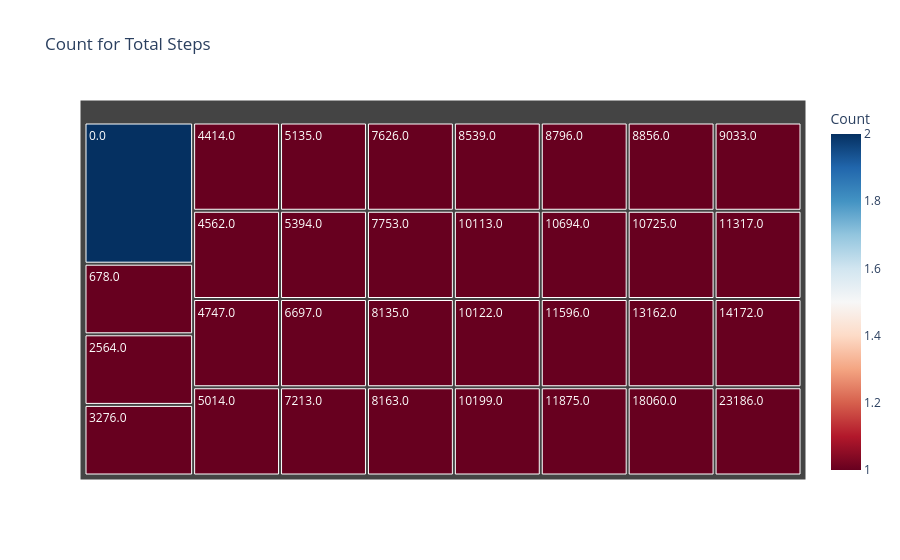

Source (notebook cell):
### Markdown cell above
#### Chart - 3

### Code cell
# Chart - 3 visualization code
plt.style.use('dark_background')

md.columns = md.columns.str.strip()

# Count occurrences of each start station
step_count = md["TotalSteps"].value_counts().reset_index()
step_count.columns = ["TotalSteps", "Count"]

# Create the treemap
fig = px.treemap(step_count, 
                 path=['TotalSteps'], 
                 values='Count', 
                 title="Count for Total Steps",
                 color='Count', 
                 color_continuous_scale="RdBu")

# Show the plot
fig.show()

### Figure 1 — Plotly figure (JSON) as saved in the notebook; plotly's stock layout.template omitted (floating-point values rounded to 4 significant figures)
{"data": [{"branchvalues": "total", "customdata": [[2], [1], [1], [1], [1], [1], [1], [1], [1], [1], [1], [1], [1], [1], [1], [1], [1], [1], [1], [1], [1], [1], [1], [1], [1], [1], [1], [1], [1], [1], [1], [1]], "domain": {"x": [0, 1], "y": [0, 1]}, "hovertemplate": "labels=%{label}<br>Count_sum=%{value}<br>parent=%{parent}<br>id=%{id}<br>Count=%{color}<extra></extra>", "ids": ["0.0", "678.0", "2564.0", "3276.0", "4414.0", "4562.0", "4747.0", "5014.0", "5135.0", "5394.0", "6697.0", "7213.0", "7626.0", "7753.0", "8135.0", "8163.0", "8539.0", "8796.0", "8856.0", "9033.0", "10113.0", "10122.0", "10199.0", "10694.0", "10725.0", "11317.0", "11596.0", "11875.0", "13162.0", "14172.0", "18060.0", "23186.0"], "labels": ["0.0", "678.0", "2564.0", "3276.0", "4414.0", "4562.0", "4747.0", "5014.0", "5135.0", "5394.0", "6697.0", "7213.0", "7626.0", "7753.0", "8135.0", "8163.0", "8539.0", "8796.0", "8856.0", "9033.0", "10113.0", "10122.0", "10199.0", "10694.0", "10725.0", "11317.0", "11596.0", "11875.0", "13162.0", "14172.0", "18060.0", "23186.0"], "marker": {"coloraxis": "coloraxis", "colors": [2, 1, 1, 1, 1, 1, 1, 1, 1, 1, 1, 1, 1, 1, 1, 1, 1, 1, 1, 1, 1, 1, 1, 1, 1, 1, 1, 1, 1, 1, 1, 1]}, "name": "", "parents": ["", "", "", "", "", "", "", "", "", "", "", "", "", "", "", "", "", "", "", "", "", "", "", "", "", "", "", "", "", "", "", ""], "type": "treemap", "values": [2, 1, 1, 1, 1, 1, 1, 1, 1, 1, 1, 1, 1, 1, 1, 1, 1, 1, 1, 1, 1, 1, 1, 1, 1, 1, 1, 1, 1, 1, 1, 1]}], "layout": {"autosize": true, "coloraxis": {"colorbar": {"title": {"text": "Count"}}, "colorscale": [[0, "rgb(103,0,31)"], [0.1, "rgb(178,24,43)"], [0.2, "rgb(214,96,77)"], [0.3, "rgb(244,165,130)"], [0.4, "rgb(253,219,199)"], [0.5, "rgb(247,247,247)"], [0.6, "rgb(209,229,240)"], [0.7, "rgb(146,197,222)"], [0.8, "rgb(67,147,195)"], [0.9, "rgb(33,102,172)"], [1, "rgb(5,48,97)"]]}, "legend": {"tracegroupgap": 0}, "title": {"text": "Count for Total Steps"}}}
